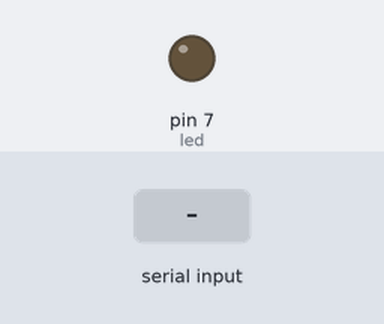
Recording of a sketch running on a simulated Arduino Uno, built with avr-gcc and run on an emulated ATmega328P. Shown: output pins drawn as LEDs (lit = HIGH). The test bench sets the inputs (shaded band).

Above: at 1.2 s.
1.3 s: "1" received over Serial
At 2.0 s:
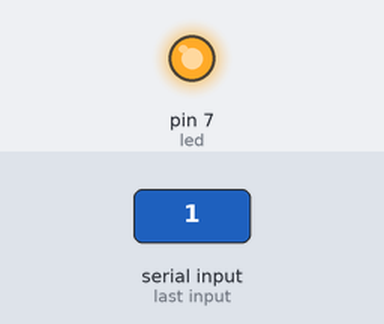
2.8 s: "2" received over Serial
At 3.1 s:
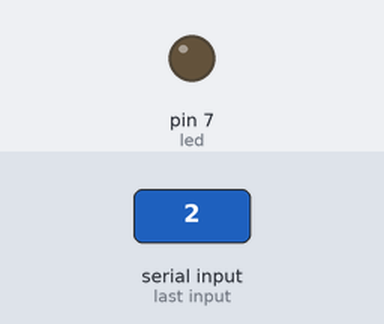
Timing chart, 0 to 5.8 s (numbered marks = the images above; inputs shaded):
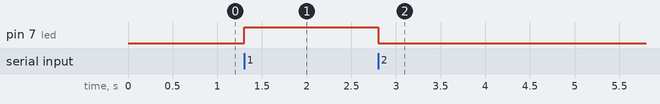

Measured:
- after the input at 1.3 s, pin 7 (led): LOW → HIGH at once
- after the input at 2.8 s, pin 7 (led): HIGH → LOW at once

The sketch:

arduinoaula1.ino
```cpp
int led = 7;
int valor;

void setup() {
  Serial.begin(9600);
  pinMode(led, OUTPUT);

}

void loop() {
  if(Serial.available())
  {
    valor = Serial.read();
    if(valor == '1')
    {
      digitalWrite(led, HIGH);
    }
    if(valor == '2')
    {
      digitalWrite(led, LOW);
    }

  }
}
```
